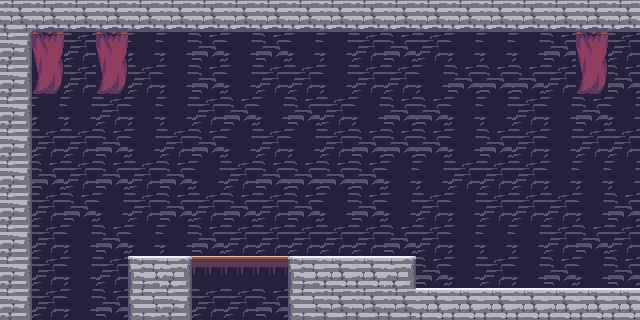

A level layout from a 2D game, rendered from its tile map. Below: a short description, then the map file with its tile-grid data intact:
An orthogonal 20x10 tile map with 32x32 px tiles, 1 tile layer (tiles).

<map version="1.0" tiledversion="2017.11.22" orientation="orthogonal" renderorder="right-down" width="20" height="10" tilewidth="32" tileheight="32" infinite="0" nextobjectid="1">
 <tileset firstgid="1" source="tiletest.tsx" />
 <layer name="tiles" width="20" height="10">
  <data encoding="csv">
13,96,96,96,96,96,96,96,96,96,96,96,96,96,96,96,96,96,96,96,
14,53,133,53,134,134,173,134,173,134,134,133,173,133,134,134,134,173,53,133,
14,93,133,93,133,134,173,134,133,133,134,133,133,134,173,173,173,133,93,173,
14,134,134,133,134,134,133,173,134,173,133,134,173,173,134,134,133,134,173,134,
14,133,133,173,134,133,173,134,133,134,133,173,173,173,134,173,133,134,133,133,
14,173,133,173,133,173,134,133,173,173,173,173,134,134,133,133,133,134,134,134,
14,133,173,134,133,173,133,173,133,173,134,173,134,133,134,133,133,133,134,173,
14,133,134,173,134,134,173,133,133,133,133,133,173,133,134,134,134,133,173,133,
14,133,134,133,54,56,259,259,259,54,55,55,56,173,134,133,134,173,134,173,
14,133,134,173,12,14,133,133,173,12,13,13,13,55,55,55,55,55,55,55
</data>
 </layer>
</map>
